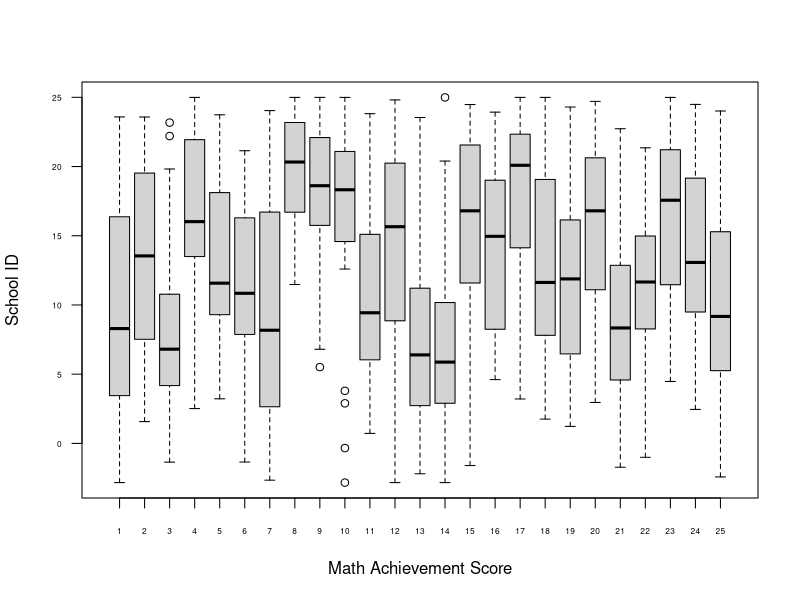
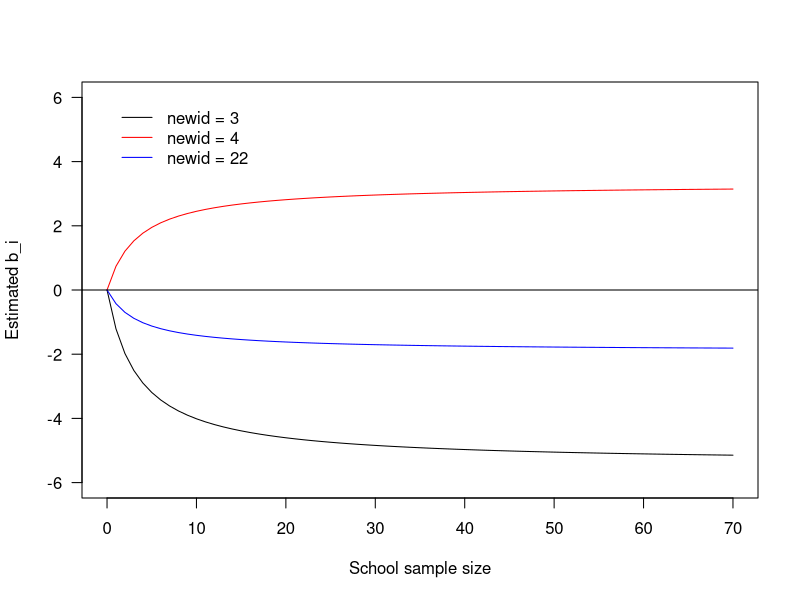

The R source for these figures, in order:
## Change the working directory
setwd("C:\\Users\\Elizabeth\\Documents\\MLM2013")

## Open the dataset
data <- read.table("hsb_data.csv",header=T,sep=",")

## 2) Data visualization and model fit
# Keep just the first 25 schools
data <- data[data$newid<=25,]
# Create a figure decomposing the within and between information
boxplot(mathach~newid, data=data,cex.axis=0.5,las=1,ylab="School ID",xlab="Math Achievement Score")
# Fit the two-stage normal-normal model
library(nlme)
summary(lme(mathach~1,random=~1|newid, data=data))

## 4a) Fix theta, y-bar, tau^2 and sigma^2, change n
n <- seq(0,70)
b_1 <- 11.1 / (11.1 + 38.4 / n) * (7.6 - 13)
b_2 <- 11.1 / (11.1 + 38.4 / n) * (16.3 - 13)
b_3 <- 11.1 / (11.1 + 38.4 / n) * (11.1 - 13)
plot(n,b_1,type="l",col="black",ylab="Estimated b_i",
xlab="School sample size",xlim=c(0,70),ylim=c(-6,6),las=1)
points(n,b_2,type="l",col="red")
points(n,b_3,type="l",col="blue")
legend(0,6,c("newid = 3","newid = 4","newid = 22"),lty=c(1,1,1),col=c("black","red","blue"),bty="n")
abline(h=0)


